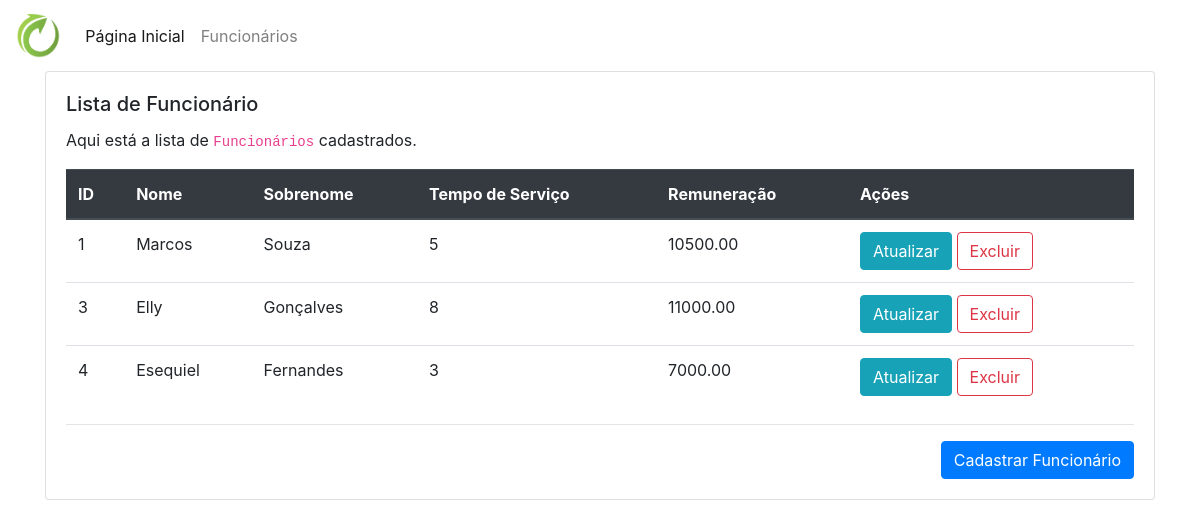
The app's page /funcionarios/ with its own data.
### website/models.py (models this page shows)
class Funcionario(models.Model):
    nome = models.CharField(
        max_length=255,
        null=False,
        blank=False
    )
    sobrenome = models.CharField(
        max_length=255,
        null=False,
        blank=False
    )
    cpf = models.CharField(
        max_length=14,
        null=False,
        blank=False
    )
    tempo_de_servico = models.IntegerField(
        default=0,
        null=False,
        blank=False
    )
    remuneracao = models.DecimalField(
        max_digits=8,
        decimal_places=2,
        null=False,
        blank=False
    )
    objects = models.Manager()

### website/views.py (the view)
class FuncionarioListView(ListView):
    template_name = 'website/lista.html'
    model = Funcionario
    context_object_name = 'funcionarios'

### website/templates/website/lista.html (shortened to what this page needs)
{% extends "website/_layouts/base.html" %}
{% block conteudo %}
    <div class="container">
        <div class="row">
            <div class="col-lg-12 col-md-12 col-sm-12 col-xs-12">
                <div class="card">
                    <div class="card-body">
                        <h5 class="card-title">Lista de Funcionário</h5>
                        {% if funcionarios|length > 0 %}
                            <p class="card-text">
                                Aqui está a lista de <code>Funcionários</code>
                                cadastrados.
                            </p>
                            <table class="table">
                                <thead class="thead-dark">
                                <tr>
                                    <th>ID</th>
                                    <th>Nome</th>
                                    <th>Sobrenome</th>
                                    <th>Tempo de Serviço</th>
                                    <th>Remuneração</th>
                                    <th>Ações</th>
                                </tr>
                                </thead>
                                <tbody>
                                {% for f in funcionarios %}
                                    <tr>
                                        <td>{{ f.id }}</td>
                                        <td>{{ f.nome }}</td>
                                        <td>{{ f.sobrenome }}</td>
                                        <td>{{ f.tempo_de_servico }}</td>
                                        <td>{{ f.remuneracao }}</td>
                                        <td>
                                            <a href="{% url 'website:atualiza_funcionario' pk=f.id %}"
                                               class="btn btn-info">
                                                Atualizar
                                            </a>
                                            <a href="{% url 'website:deleta_funcionario' pk=f.id %}"
                                               class="btn btn-outline-danger">
                                                Excluir
                                            </a>
                                        </td>
                                    </tr>
                                {% endfor %}
                                </tbody>
                            </table>
                        {% else %}
                            <div class="text-center mt-5 mb-5 jumbotron">
                                <h5>Nenhum <code>Funcionário</code> cadastrado ainda.</h5>
                            </div>
                        {% endif %}
                        <hr/>
                        <div class="text-right">
                            <a class="btn btn-primary"
                               href="{% url 'website:cadastra_funcionario' %}">
                                Cadastrar Funcionário
                            </a>
                        </div>
                    </div>
                </div>
            </div>
        </div>
    </div>
{% endblock %}

### website/templates/website/_layouts/base.html (shortened to what this page needs)
<!DOCTYPE html>
<html>
{% load static %}
<head>
    <link rel="stylesheet" href="{% static 'website/css/bootstrap.css' %}">
    <link rel="stylesheet" href="{% static 'website/css/master.css' %}">
</head>
<body>
<nav class="navbar navbar-expand-lg navbar-light">
    <a class="navbar-brand" href="{% url 'website:index' %}">
        <img src="{% static 'website/img/favicon.png' %}" height='45px'>
    </a>
    <div class="collapse navbar-collapse" id="conteudo-navbar">
        <ul class="navbar-nav mr-auto">
            <li class="nav-item active">
                <a class="nav-link" href="{% url 'website:index' %}">
                    Página Inicial
                </a>
            </li>
            <li class="nav-item">
                <a class="nav-link" href="{% url 'website:lista_funcionarios' %}">
                    Funcionários
                </a>
            </li>
        </ul>
    </div>
</nav>
{% block conteudo %}{% endblock %}
</body>
</html>

### records on screen
Funcionario: id "1", nome "Marcos", sobrenome "Souza", tempo_de_servico "5", remuneracao "10500.00"
Funcionario: id "3", nome "Elly", sobrenome "Gonçalves", tempo_de_servico "8", remuneracao "11000.00"
Funcionario: id "4", nome "Esequiel", sobrenome "Fernandes", tempo_de_servico "3", remuneracao "7000.00"
